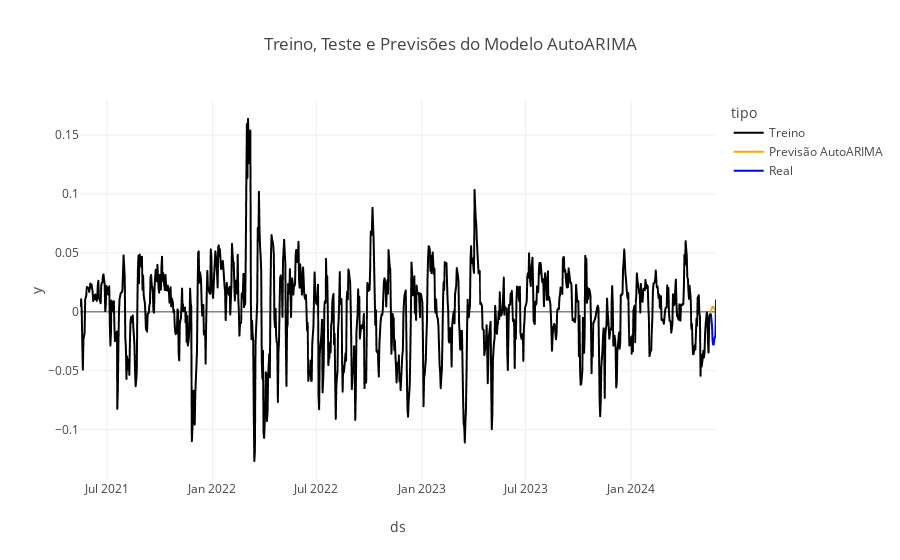

Notebook code for this chart:
### Markdown cell above
**Modelo - AutoARIMA**

### Code cell
h = 10  # Horizonte de previsão

# Rodar o modelo AutoARIMA e gerar previsões
model2, forecast_df2 = auto_arima_model(treino, teste, h)

# Calcular WMAPE
wmape2 = wmape(forecast_df2['y'].values, forecast_df2['AutoARIMA'].values)

print(f"{wmape2:.2%}")

if wmape2 <= 0.30:
    print('O modelo é bom.')
else:
    print('O modelo é ruim.')

# Plotar o gráfico das previsões
plot_forecast('AutoARIMA', treino, forecast_df2)

### Figure 1 — Plotly figure (JSON) as saved in the notebook; plotly's stock layout.template omitted (floating-point values rounded to 4 significant figures; data arrays with more than 128 entries replaced by an {"elided": "..."} marker saying what was removed)
{"data": [{"hovertemplate": "tipo=Treino<br>ds=%{x}<br>y=%{y}<extra></extra>", "legendgroup": "Treino", "line": {"color": "#000001", "dash": "solid"}, "marker": {"symbol": "circle"}, "mode": "lines", "name": "Treino", "showlegend": true, "type": "scattergl", "x": {"elided": "1100 str values"}, "xaxis": "x", "y": {"elided": "1100 float values"}, "yaxis": "y"}, {"line": {"color": "orange"}, "mode": "lines", "name": "Previsão AutoARIMA", "type": "scatter", "x": ["2024-05-19T00:00:00", "2024-05-20T00:00:00", "2024-05-21T00:00:00", "2024-05-22T00:00:00", "2024-05-23T00:00:00", "2024-05-24T00:00:00", "2024-05-25T00:00:00", "2024-05-26T00:00:00", "2024-05-27T00:00:00", "2024-05-28T00:00:00"], "y": [5.021e-05, 0.001708, 0.003959, 0.004964, 0.003817, 0.003232, 0.002885, 0.002407, 0.001924, 0.001468]}, {"line": {"color": "blue"}, "mode": "lines", "name": "Real", "type": "scatter", "x": ["2024-05-19T00:00:00", "2024-05-20T00:00:00", "2024-05-21T00:00:00", "2024-05-22T00:00:00", "2024-05-23T00:00:00", "2024-05-24T00:00:00", "2024-05-25T00:00:00", "2024-05-26T00:00:00", "2024-05-27T00:00:00", "2024-05-28T00:00:00"], "y": [-0.00147, -0.004953, -0.01134, -0.02416, -0.02808, -0.02767, -0.02328, -0.02112, -0.02, 0.01052]}], "layout": {"legend": {"title": {"text": "tipo"}, "tracegroupgap": 0}, "title": {"text": "Treino, Teste e Previsões do Modelo AutoARIMA"}, "xaxis": {"anchor": "y", "domain": [0, 1], "title": {"text": "ds"}}, "yaxis": {"anchor": "x", "domain": [0, 1], "title": {"text": "y"}}}}
